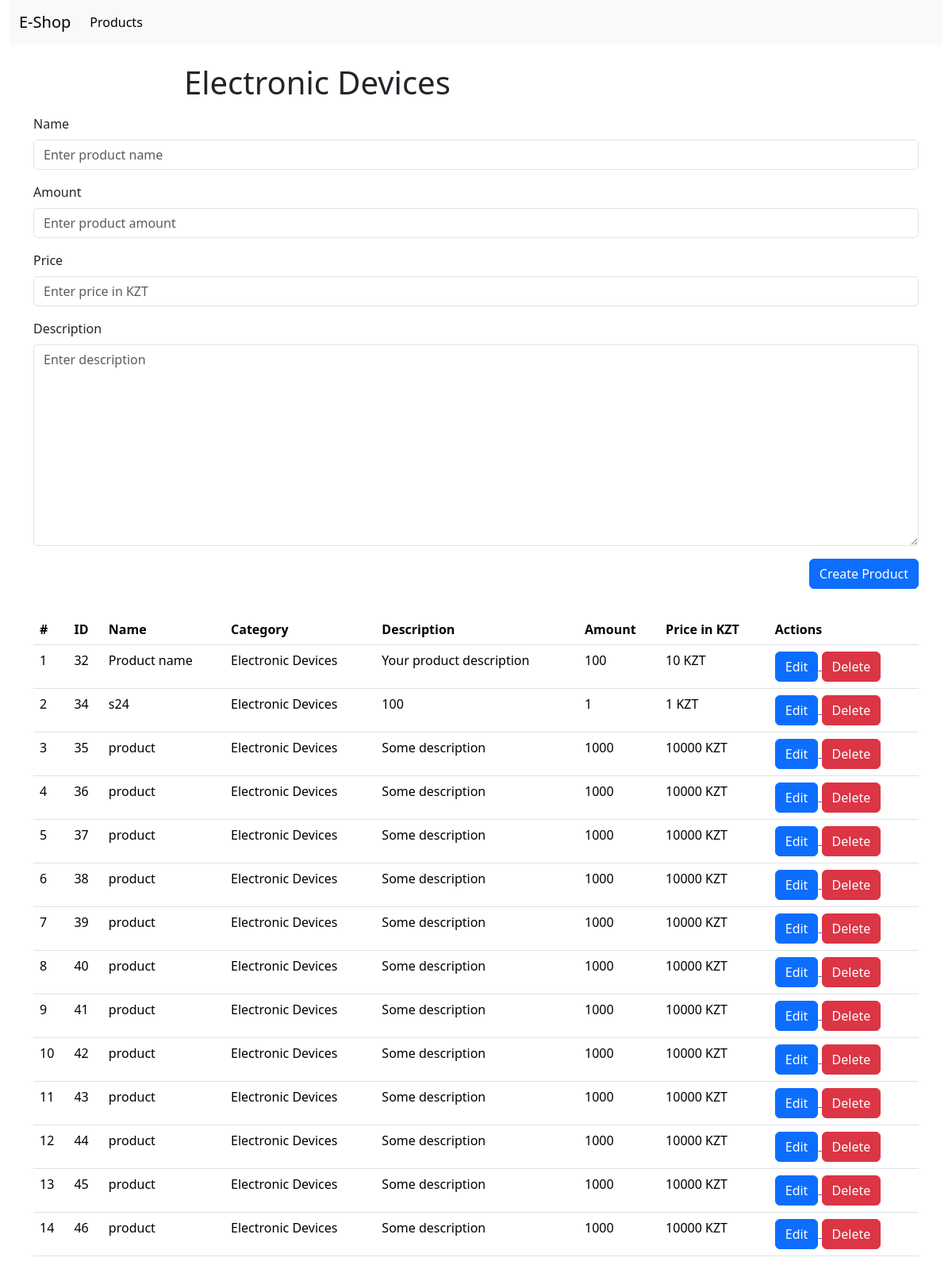
Screenshot of /categories/1 with the database file from the repository.
### shop/models.py (models this page shows, shortened)
class Category(models.Model):
    name = models.CharField(null=False, max_length=255, blank=False)
    class Meta:
        verbose_name = 'Category'
        verbose_name_plural = 'Categories'

class Product(models.Model):
    name = models.CharField(null=False, max_length=255, blank=False)
    description = models.CharField(null=False, max_length=2000, blank=True, default='')
    price = models.IntegerField(null=False)
    amount = models.IntegerField(null=False)
    created_at = models.DateTimeField(auto_now=True, null=False)
    category = models.ForeignKey(Category, null=True, on_delete=models.CASCADE)
    class Meta:
        verbose_name = 'Product'
        verbose_name_plural = 'Products'

### shop/views.py (the view, shortened to what this page needs)
# urls.py: path('categories/<int:pk>', category_page_view, name='category_details_page'),
def category_page_view(request, pk):
    if request.method == 'GET':
        category = Category.objects.get(id=pk)
        products = Product.objects.filter(category_id=category.id)
        form = CategoryProductForm()
        return render(request, 'shop/category.html', {'category': category, 'products': products, 'form': form})

### shop/forms.py
class CategoryProductForm(forms.ModelForm):
    class Meta:
        model = Product
        fields = ['name', 'amount', 'price', 'description']
        widgets = {
            'name': forms.TextInput({
                'class': 'form-control',
                'placeholder': 'Enter product name'
            }),
            'amount': forms.TextInput({
                'class': 'form-control',
                'placeholder': 'Enter product amount'
            }),
            'description': forms.Textarea({
                'class': 'form-control',
                'placeholder': 'Enter description'
            }),
            'price': forms.TextInput({
                'class': 'form-control',
                'placeholder': 'Enter price in KZT'
            }),
        }

### shop/templates/shop/category.html (shortened to what this page needs)
{% extends 'base.html' %}
{% block content %}
<div class="container-fluid">
    <div class="row">
        <div class="col-12">
            {% include 'header.html' %}
        </div>
    </div>
</div>
<div class="container">
    <div class="row">
        <div class="col-8 offset-2">
            <h1 class="mt-4">{{ category.name }}</h1>
        </div>
        <div class="col-12">
            <form action="{% url 'category_details_page' pk=category.id %}" method="POST" class="my-2"
                  autocomplete="off">
                {% for field in form %}
                <div class="mb-3">
                    <label for="{{ field.auto_id }}" class="form-label">{{ field.label }}</label>
                    {{ field }}
                </div>
                {% endfor %}
                <div class="d-flex justify-content-end">
                    <button type="submit" class="btn btn-primary">Create Product</button>
                </div>
            </form>
        </div>
    </div>
    <div class="row">
        <div class="col-12">
            {% include 'shop/products-list.html' %}
            {% endblock %}

### templates/base.html (shortened to what this page needs)
{% load static %}
<html>
    <head>
        <link rel="stylesheet" href="{% static 'bootstrap/css/bootstrap.min.css' %}" />
    </head>
    <body>
        {% block content %}
        {% endblock %}
    </body>
</html>

### templates/header.html (shortened to what this page needs)
<nav class="navbar navbar-expand-lg bg-body-tertiary">
    <div class="container-fluid">
        <a class="navbar-brand" href="{% url 'index_page' %}">E-Shop</a>
        <div class="collapse navbar-collapse" id="navbarSupportedContent">
            <ul class="navbar-nav me-auto mb-2 mb-lg-0">
                <li class="nav-item">
                    <a class="nav-link active" aria-current="page" href="{% url 'products_page' %}">Products</a>
                </li>
            </ul>
        </div>
    </div>
</nav>

### shop/templates/shop/products-list.html
<table class="table mt-4">
    <thead>
    <tr>
        <th scope="col">#</th>
        <th scope="col">ID</th>
        <th scope="col">Name</th>
        <th scope="col">Category</th>
        <th scope="col">Description</th>
        <th scope="col">Amount</th>
        <th scope="col">Price in KZT</th>
        <th scope="col">Actions</th>
    </tr>
    </thead>
    <tbody>
    {% if products|length > 0 %}
    {% for product in products %}
    <tr>
        <td>{{ forloop.counter }}</td>
        <td>{{ product.id }}</td>
        <td>{{ product.name}}</td>
        <td>{{ product.category.name}}</td>
        <td>{{ product.description }}</td>
        <td>{{ product.amount }}</td>
        <td>{{ product.price }} KZT</td>
        <td>
            <a href="{% url 'edit_product_page' pk=product.id %}">
                <button class="btn btn-primary">Edit</button>
            </a>
            <a href="{% url 'delete_product_page' pk=product.id %}">
                <button class="btn btn-danger">Delete</button>
            </a>
        </td>
    </tr>
    {% endfor %}
    {% else %}
    <tr>
        <td colspan="6" class="text-center">
            No products yet
        </td>
    </tr>
    {% endif %}
    </tbody>
</table>

### rows the page displays
Category: name "Electronic Devices"
Product: id "32", name "Product name", category.name "Electronic Devices", description "Your product description", amount "100", price "10"
Product: id "34", name "s24", category.name "Electronic Devices", description "100", amount "1", price "1"
Product: id "35", name "product", category.name "Electronic Devices", description "Some description", amount "1000", price "10000"
Product: id "36", name "product", category.name "Electronic Devices", description "Some description", amount "1000", price "10000"
Product: id "37", name "product", category.name "Electronic Devices", description "Some description", amount "1000", price "10000"
Product: id "38", name "product", category.name "Electronic Devices", description "Some description", amount "1000", price "10000"
Product: id "39", name "product", category.name "Electronic Devices", description "Some description", amount "1000", price "10000"
Product: id "40", name "product", category.name "Electronic Devices", description "Some description", amount "1000", price "10000"
Product: id "41", name "product", category.name "Electronic Devices", description "Some description", amount "1000", price "10000"
Product: id "42", name "product", category.name "Electronic Devices", description "Some description", amount "1000", price "10000"
Product: id "43", name "product", category.name "Electronic Devices", description "Some description", amount "1000", price "10000"
Product: id "44", name "product", category.name "Electronic Devices", description "Some description", amount "1000", price "10000"
Product: id "45", name "product", category.name "Electronic Devices", description "Some description", amount "1000", price "10000"
Product: id "46", name "product", category.name "Electronic Devices", description "Some description", amount "1000", price "10000"

### other values shown
{{ field.label }} "Name" "Amount" "Price" "Description"
